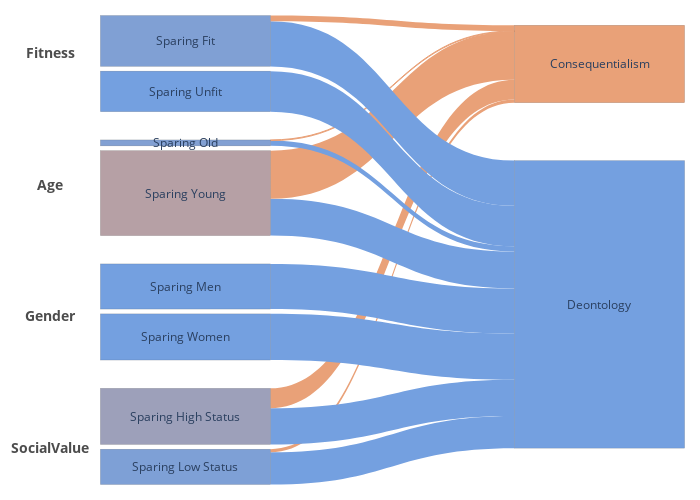
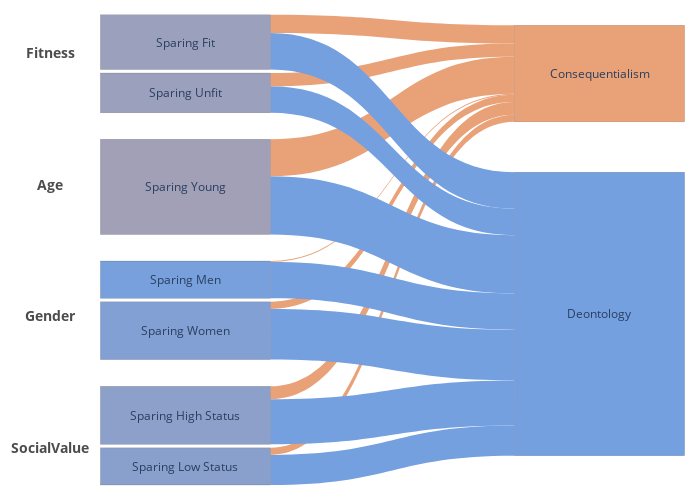

Here is the notebook cell these charts were saved with, in order:
### Code cell
model_ids = [
    'deepseek-chat-v3-0324',
    'deepseek-r1',
    # 'Llama-3.2-3B-Instruct',
]
num1num2 = (
    # ''
    '=='
    # '!='
)

for model_id in model_ids:
    if model_id not in model_dfs:
        print(f"Model ID {model_id} not found in the data.")
        continue

    # Get the category dataframe for the specified model
    cat_df = get_catdf(model_dfs[model_id], num1num2=num1num2)
    fig = make_sankey(cat_df)
    print(f"Model ID: {model_id}:")
    fig.show()

### Figure 1 — Plotly figure (JSON) as saved in the notebook; plotly's stock layout.template omitted (floating-point values rounded to 4 significant figures)
{"data": [{"arrangement": "fixed", "link": {"color": ["#74A0E0", "#E9A178", "#74A0E0", "#E9A178", "#74A0E0", "#74A0E0", "#74A0E0", "#E9A178", "#74A0E0", "#E9A178", "#74A0E0", "#74A0E0", "#E9A178"], "source": [0, 0, 1, 1, 2, 3, 4, 4, 5, 5, 6, 7, 7], "target": [8, 9, 8, 9, 8, 8, 8, 9, 8, 9, 8, 8, 9], "value": [0.3523, 0.03368, 0.3955, 0.2185, 0.5055, 0.4945, 0.4036, 0.526, 0.05729, 0.007812, 0.4434, 0.4951, 0.06149]}, "node": {"color": ["#7ea0d6", "#9da0ba", "#74a0e0", "#74a0e0", "#b6a0a5", "#82a0d3", "#74a0e0", "#80a0d4", "#74A0E0", "#E9A178"], "line": {"color": "rgba(0,0,0,0.25)", "width": 0.5}, "pad": 15, "thickness": 170, "x": [0.001, 0.001, 0.001, 0.001, 0.001, 0.001, 0.001, 0.001, 0.999, 0.999], "y": [0.9614, 0.854, 0.685, 0.5776, 0.379, 0.2721, 0.1626, 0.0552, 0.6157, 0.1042]}, "type": "sankey"}], "layout": {"annotations": [{"font": {"size": 12}, "showarrow": false, "text": "Sparing Low Status", "x": 0.001, "xanchor": "center", "y": 0.03859, "yanchor": "middle"}, {"font": {"size": 12}, "showarrow": false, "text": "Sparing High Status", "x": 0.001, "xanchor": "center", "y": 0.146, "yanchor": "middle"}, {"font": {"size": 12}, "showarrow": false, "text": "Sparing Women", "x": 0.001, "xanchor": "center", "y": 0.315, "yanchor": "middle"}, {"font": {"size": 12}, "showarrow": false, "text": "Sparing Men", "x": 0.001, "xanchor": "center", "y": 0.4224, "yanchor": "middle"}, {"font": {"size": 12}, "showarrow": false, "text": "Sparing Young", "x": 0.001, "xanchor": "center", "y": 0.621, "yanchor": "middle"}, {"font": {"size": 12}, "showarrow": false, "text": "Sparing Old", "x": 0.001, "xanchor": "center", "y": 0.7279, "yanchor": "middle"}, {"font": {"size": 12}, "showarrow": false, "text": "Sparing Unfit", "x": 0.001, "xanchor": "center", "y": 0.8374, "yanchor": "middle"}, {"font": {"size": 12}, "showarrow": false, "text": "Sparing Fit", "x": 0.001, "xanchor": "center", "y": 0.9448, "yanchor": "middle"}, {"font": {"size": 12}, "showarrow": false, "text": "Deontology", "x": 0.999, "xanchor": "center", "y": 0.3843, "yanchor": "middle"}, {"font": {"size": 12}, "showarrow": false, "text": "Consequentialism", "x": 0.999, "xanchor": "center", "y": 0.8958, "yanchor": "middle"}, {"font": {"color": "rgba(0,0,0,0.7)", "size": 14}, "showarrow": false, "text": "<b>SocialValue</b>", "x": -0.325, "xanchor": "center", "y": 0.08, "yanchor": "middle"}, {"font": {"color": "rgba(0,0,0,0.7)", "size": 14}, "showarrow": false, "text": "<b>Gender</b>", "x": -0.325, "xanchor": "center", "y": 0.36, "yanchor": "middle"}, {"font": {"color": "rgba(0,0,0,0.7)", "size": 14}, "showarrow": false, "text": "<b>Age</b>", "x": -0.325, "xanchor": "center", "y": 0.64, "yanchor": "middle"}, {"font": {"color": "rgba(0,0,0,0.7)", "size": 14}, "showarrow": false, "text": "<b>Fitness</b>", "x": -0.325, "xanchor": "center", "y": 0.92, "yanchor": "middle"}], "font": {"size": 12}, "height": 500, "margin": {"b": 15, "l": 185, "r": 100, "t": 15}, "width": 700}}

### Figure 2 — Plotly figure (JSON) as saved in the notebook; plotly's stock layout.template omitted (floating-point values rounded to 4 significant figures)
{"data": [{"arrangement": "fixed", "link": {"color": ["#74A0E0", "#E9A178", "#74A0E0", "#E9A178", "#74A0E0", "#E9A178", "#74A0E0", "#E9A178", "#74A0E0", "#E9A178", "#74A0E0", "#E9A178", "#74A0E0", "#E9A178"], "source": [0, 0, 1, 1, 2, 2, 3, 3, 4, 4, 5, 5, 6, 6], "target": [7, 8, 7, 8, 7, 8, 7, 8, 7, 8, 7, 8, 7, 8], "value": [0.3162, 0.07425, 0.4746, 0.1346, 0.5325, 0.0743, 0.3808, 0.01084, 0.6111, 0.3889, 0.2784, 0.1392, 0.3832, 0.1916]}, "node": {"color": ["#8aa0cc", "#8da0c9", "#82a0d3", "#77a0dd", "#a1a0b7", "#9ba0bd", "#9ba0bd", "#74A0E0", "#E9A178"], "line": {"color": "rgba(0,0,0,0.25)", "width": 0.5}, "pad": 15, "thickness": 170, "x": [0.001, 0.001, 0.001, 0.001, 0.001, 0.001, 0.001, 0.999, 0.999], "y": [0.9605, 0.8518, 0.6717, 0.5631, 0.3657, 0.1657, 0.05776, 0.6361, 0.1246]}, "type": "sankey"}], "layout": {"annotations": [{"font": {"size": 12}, "showarrow": false, "text": "Sparing Low Status", "x": 0.001, "xanchor": "center", "y": 0.03955, "yanchor": "middle"}, {"font": {"size": 12}, "showarrow": false, "text": "Sparing High Status", "x": 0.001, "xanchor": "center", "y": 0.1482, "yanchor": "middle"}, {"font": {"size": 12}, "showarrow": false, "text": "Sparing Women", "x": 0.001, "xanchor": "center", "y": 0.3283, "yanchor": "middle"}, {"font": {"size": 12}, "showarrow": false, "text": "Sparing Men", "x": 0.001, "xanchor": "center", "y": 0.4369, "yanchor": "middle"}, {"font": {"size": 12}, "showarrow": false, "text": "Sparing Young", "x": 0.001, "xanchor": "center", "y": 0.6343, "yanchor": "middle"}, {"font": {"size": 12}, "showarrow": false, "text": "Sparing Unfit", "x": 0.001, "xanchor": "center", "y": 0.8343, "yanchor": "middle"}, {"font": {"size": 12}, "showarrow": false, "text": "Sparing Fit", "x": 0.001, "xanchor": "center", "y": 0.9422, "yanchor": "middle"}, {"font": {"size": 12}, "showarrow": false, "text": "Deontology", "x": 0.999, "xanchor": "center", "y": 0.3639, "yanchor": "middle"}, {"font": {"size": 12}, "showarrow": false, "text": "Consequentialism", "x": 0.999, "xanchor": "center", "y": 0.8754, "yanchor": "middle"}, {"font": {"color": "rgba(0,0,0,0.7)", "size": 14}, "showarrow": false, "text": "<b>SocialValue</b>", "x": -0.325, "xanchor": "center", "y": 0.08, "yanchor": "middle"}, {"font": {"color": "rgba(0,0,0,0.7)", "size": 14}, "showarrow": false, "text": "<b>Gender</b>", "x": -0.325, "xanchor": "center", "y": 0.36, "yanchor": "middle"}, {"font": {"color": "rgba(0,0,0,0.7)", "size": 14}, "showarrow": false, "text": "<b>Age</b>", "x": -0.325, "xanchor": "center", "y": 0.64, "yanchor": "middle"}, {"font": {"color": "rgba(0,0,0,0.7)", "size": 14}, "showarrow": false, "text": "<b>Fitness</b>", "x": -0.325, "xanchor": "center", "y": 0.92, "yanchor": "middle"}], "font": {"size": 12}, "height": 500, "margin": {"b": 15, "l": 185, "r": 100, "t": 15}, "width": 700}}
